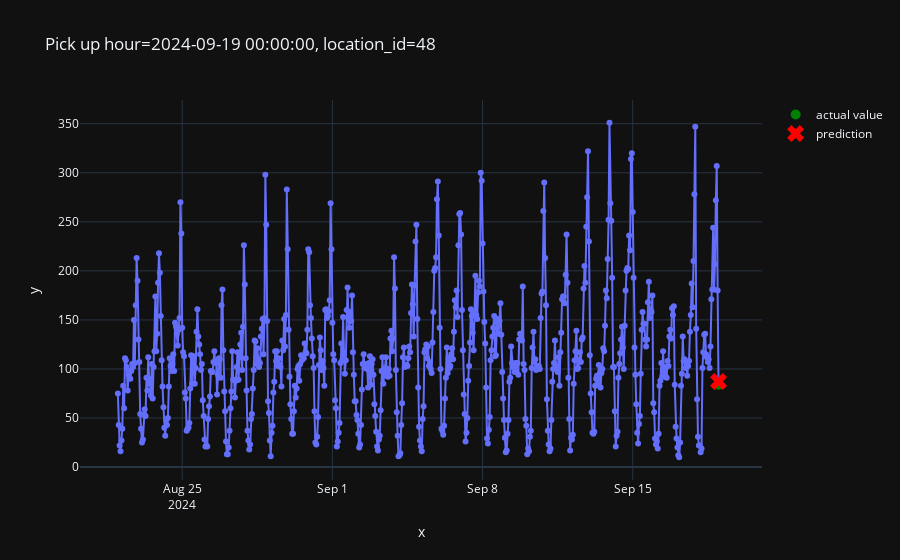

Notebook cell for this chart:
### Code cell
from src.plot import plot_one_sample

plot_one_sample(
    features=X_test,
    targets=y_test,
    example_id=2977,
    predictions=pd.Series(predictions)
)

### Figure 1 — Plotly figure (JSON) as saved in the notebook; plotly's stock layout.template omitted (floating-point values rounded to 4 significant figures; data arrays with more than 128 entries replaced by an {"elided": "..."} marker saying what was removed)
{"data": [{"hovertemplate": "x=%{x}<br>y=%{y}<extra></extra>", "legendgroup": "", "line": {"color": "#636efa", "dash": "solid"}, "marker": {"symbol": "circle"}, "mode": "lines+markers", "name": "", "orientation": "v", "showlegend": false, "type": "scatter", "x": {"elided": "673 str values"}, "xaxis": "x", "y": {"elided": "673 int values"}, "yaxis": "y"}, {"line": {"color": "green"}, "marker": {"size": 10}, "mode": "markers", "name": "actual value", "type": "scatter", "x": ["2024-09-19T00:00:00"], "y": [84]}, {"line": {"color": "red"}, "marker": {"size": 15, "symbol": "x"}, "mode": "markers", "name": "prediction", "type": "scatter", "x": ["2024-09-19T00:00:00"], "y": [87.18]}], "layout": {"legend": {"tracegroupgap": 0}, "title": {"text": "Pick up hour=2024-09-19 00:00:00, location_id=48"}, "xaxis": {"anchor": "y", "domain": [0, 1], "title": {"text": "x"}}, "yaxis": {"anchor": "x", "domain": [0, 1], "title": {"text": "y"}}}}
